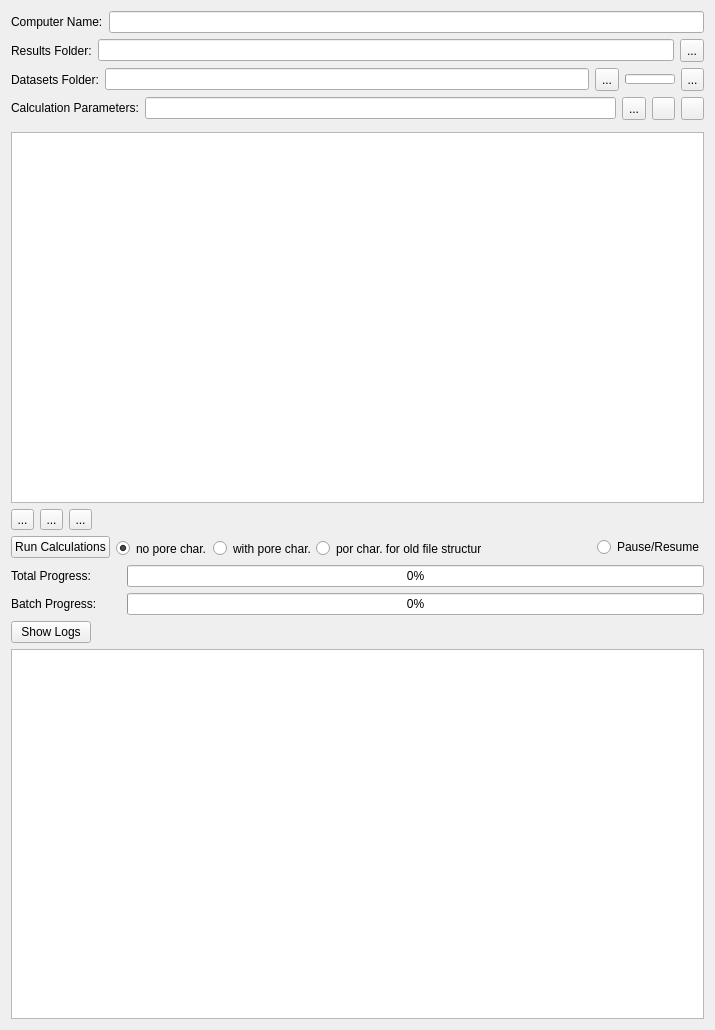
<?xml version="1.0" encoding="UTF-8"?>
<ui version="4.0">
 <class>ComputeSegmentations</class>
 <widget class="QWidget" name="ComputeSegmentations">
  <property name="geometry">
   <rect>
    <x>0</x>
    <y>0</y>
    <width>715</width>
    <height>1030</height>
   </rect>
  </property>
  <property name="windowTitle">
   <string>Compute Segmentations</string>
  </property>
  <layout class="QGridLayout" name="gridLayout">
   <item row="0" column="0">
    <layout class="QHBoxLayout" name="horizontalLayout_2">
     <item>
      <widget class="QLabel" name="label_2">
       <property name="text">
        <string>Computer Name:</string>
       </property>
      </widget>
     </item>
     <item>
      <widget class="QLineEdit" name="computerName"/>
     </item>
    </layout>
   </item>
   <item row="1" column="0">
    <layout class="QHBoxLayout" name="horizontalLayout_3">
     <item>
      <widget class="QLabel" name="label_3">
       <property name="text">
        <string>Results Folder:</string>
       </property>
      </widget>
     </item>
     <item>
      <widget class="QLineEdit" name="resultsFolder"/>
     </item>
     <item>
      <widget class="QToolButton" name="tbOpenResultsFolder">
       <property name="minimumSize">
        <size>
         <width>0</width>
         <height>23</height>
        </size>
       </property>
       <property name="text">
        <string>...</string>
       </property>
      </widget>
     </item>
    </layout>
   </item>
   <item row="2" column="0">
    <layout class="QHBoxLayout" name="horizontalLayout_4">
     <item>
      <widget class="QLabel" name="label_4">
       <property name="text">
        <string>Datasets Folder:</string>
       </property>
      </widget>
     </item>
     <item>
      <widget class="QLineEdit" name="datasetsFolder"/>
     </item>
     <item>
      <widget class="QToolButton" name="tbOpenDatasetsFolder">
       <property name="minimumSize">
        <size>
         <width>0</width>
         <height>23</height>
        </size>
       </property>
       <property name="text">
        <string>...</string>
       </property>
      </widget>
     </item>
     <item>
      <widget class="QProgressBar" name="pBDatasetPreviewProgress">
       <property name="sizePolicy">
        <sizepolicy hsizetype="MinimumExpanding" vsizetype="Fixed">
         <horstretch>0</horstretch>
         <verstretch>0</verstretch>
        </sizepolicy>
       </property>
       <property name="minimumSize">
        <size>
         <width>0</width>
         <height>0</height>
        </size>
       </property>
       <property name="maximumSize">
        <size>
         <width>50</width>
         <height>10</height>
        </size>
       </property>
       <property name="value">
        <number>0</number>
       </property>
       <property name="textVisible">
        <bool>false</bool>
       </property>
      </widget>
     </item>
     <item>
      <widget class="QToolButton" name="tbDatasetPreview">
       <property name="minimumSize">
        <size>
         <width>0</width>
         <height>0</height>
        </size>
       </property>
       <property name="maximumSize">
        <size>
         <width>23</width>
         <height>23</height>
        </size>
       </property>
       <property name="toolTip">
        <string>&lt;html&gt;&lt;head/&gt;&lt;body&gt;&lt;p&gt;Generates dataset preview (slice)&lt;/p&gt;&lt;/body&gt;&lt;/html&gt;</string>
       </property>
       <property name="text">
        <string>...</string>
       </property>
       <property name="icon">
        <iconset resource="../../open_iA/core/open_iA.qrc">
         <normaloff>:/images/preview.png</normaloff>:/images/preview.png</iconset>
       </property>
       <property name="iconSize">
        <size>
         <width>32</width>
         <height>32</height>
        </size>
       </property>
      </widget>
     </item>
    </layout>
   </item>
   <item row="3" column="0">
    <layout class="QHBoxLayout" name="horizontalLayout">
     <item>
      <widget class="QLabel" name="label">
       <property name="sizePolicy">
        <sizepolicy hsizetype="Fixed" vsizetype="Fixed">
         <horstretch>0</horstretch>
         <verstretch>0</verstretch>
        </sizepolicy>
       </property>
       <property name="text">
        <string>Calculation Parameters:</string>
       </property>
      </widget>
     </item>
     <item>
      <widget class="QLineEdit" name="csvFilename"/>
     </item>
     <item>
      <widget class="QToolButton" name="tbOpenCSV">
       <property name="minimumSize">
        <size>
         <width>0</width>
         <height>23</height>
        </size>
       </property>
       <property name="text">
        <string>...</string>
       </property>
      </widget>
     </item>
     <item>
      <widget class="QToolButton" name="tbReload">
       <property name="maximumSize">
        <size>
         <width>23</width>
         <height>23</height>
        </size>
       </property>
       <property name="text">
        <string/>
       </property>
       <property name="icon">
        <iconset resource="../../open_iA/core/open_iA.qrc">
         <normaloff>:/images/update.png</normaloff>:/images/update.png</iconset>
       </property>
       <property name="iconSize">
        <size>
         <width>32</width>
         <height>32</height>
        </size>
       </property>
      </widget>
     </item>
     <item>
      <widget class="QToolButton" name="tbSave">
       <property name="maximumSize">
        <size>
         <width>23</width>
         <height>23</height>
        </size>
       </property>
       <property name="text">
        <string/>
       </property>
       <property name="icon">
        <iconset resource="../../open_iA/core/open_iA.qrc">
         <normaloff>:/images/saveClass.png</normaloff>:/images/saveClass.png</iconset>
       </property>
       <property name="iconSize">
        <size>
         <width>32</width>
         <height>32</height>
        </size>
       </property>
      </widget>
     </item>
    </layout>
   </item>
   <item row="4" column="0" alignment="Qt::AlignLeft">
    <widget class="QWidget" name="dragWidget" native="true">
     <property name="sizePolicy">
      <sizepolicy hsizetype="Minimum" vsizetype="Preferred">
       <horstretch>0</horstretch>
       <verstretch>0</verstretch>
      </sizepolicy>
     </property>
     <layout class="QHBoxLayout" name="horizontalLayout_8">
      <property name="leftMargin">
       <number>0</number>
      </property>
      <property name="topMargin">
       <number>0</number>
      </property>
      <property name="rightMargin">
       <number>0</number>
      </property>
      <property name="bottomMargin">
       <number>0</number>
      </property>
     </layout>
    </widget>
   </item>
   <item row="5" column="0">
    <widget class="QTableWidget" name="tableWidget"/>
   </item>
   <item row="6" column="0">
    <layout class="QHBoxLayout" name="horizontalLayout_9">
     <item alignment="Qt::AlignLeft">
      <widget class="QToolButton" name="tbRemoveRow">
       <property name="sizePolicy">
        <sizepolicy hsizetype="Fixed" vsizetype="Fixed">
         <horstretch>0</horstretch>
         <verstretch>0</verstretch>
        </sizepolicy>
       </property>
       <property name="maximumSize">
        <size>
         <width>23</width>
         <height>23</height>
        </size>
       </property>
       <property name="toolTip">
        <string>&lt;html&gt;&lt;head/&gt;&lt;body&gt;&lt;p&gt;Remove row from table&lt;/p&gt;&lt;/body&gt;&lt;/html&gt;</string>
       </property>
       <property name="text">
        <string>...</string>
       </property>
       <property name="icon">
        <iconset resource="../../open_iA/core/open_iA.qrc">
         <normaloff>:/images/rem_sel.png</normaloff>:/images/rem_sel.png</iconset>
       </property>
       <property name="iconSize">
        <size>
         <width>32</width>
         <height>32</height>
        </size>
       </property>
      </widget>
     </item>
     <item alignment="Qt::AlignLeft">
      <widget class="QToolButton" name="tbSaveTable">
       <property name="sizePolicy">
        <sizepolicy hsizetype="Fixed" vsizetype="Fixed">
         <horstretch>0</horstretch>
         <verstretch>0</verstretch>
        </sizepolicy>
       </property>
       <property name="maximumSize">
        <size>
         <width>23</width>
         <height>23</height>
        </size>
       </property>
       <property name="toolTip">
        <string>&lt;html&gt;&lt;head/&gt;&lt;body&gt;&lt;p&gt;Save table (csv)&lt;/p&gt;&lt;/body&gt;&lt;/html&gt;</string>
       </property>
       <property name="text">
        <string>...</string>
       </property>
       <property name="icon">
        <iconset resource="../../open_iA/core/open_iA.qrc">
         <normaloff>:/images/saveClass.png</normaloff>:/images/saveClass.png</iconset>
       </property>
       <property name="iconSize">
        <size>
         <width>32</width>
         <height>32</height>
        </size>
       </property>
      </widget>
     </item>
     <item alignment="Qt::AlignLeft">
      <widget class="QToolButton" name="tbLoadTable">
       <property name="sizePolicy">
        <sizepolicy hsizetype="Fixed" vsizetype="Fixed">
         <horstretch>0</horstretch>
         <verstretch>0</verstretch>
        </sizepolicy>
       </property>
       <property name="minimumSize">
        <size>
         <width>0</width>
         <height>0</height>
        </size>
       </property>
       <property name="maximumSize">
        <size>
         <width>23</width>
         <height>23</height>
        </size>
       </property>
       <property name="toolTip">
        <string>&lt;html&gt;&lt;head/&gt;&lt;body&gt;&lt;p&gt;Load table (csv)&lt;/p&gt;&lt;/body&gt;&lt;/html&gt;</string>
       </property>
       <property name="text">
        <string>...</string>
       </property>
       <property name="icon">
        <iconset resource="../../open_iA/core/open_iA.qrc">
         <normaloff>:/images/load.png</normaloff>:/images/load.png</iconset>
       </property>
       <property name="iconSize">
        <size>
         <width>32</width>
         <height>32</height>
        </size>
       </property>
      </widget>
     </item>
     <item>
      <spacer name="horizontalSpacer">
       <property name="orientation">
        <enum>Qt::Horizontal</enum>
       </property>
       <property name="sizeHint" stdset="0">
        <size>
         <width>40</width>
         <height>20</height>
        </size>
       </property>
      </spacer>
     </item>
    </layout>
   </item>
   <item row="7" column="0">
    <layout class="QHBoxLayout" name="horizontalLayout_7">
     <item>
      <widget class="QPushButton" name="pbRunCalculations">
       <property name="sizePolicy">
        <sizepolicy hsizetype="Fixed" vsizetype="Fixed">
         <horstretch>0</horstretch>
         <verstretch>0</verstretch>
        </sizepolicy>
       </property>
       <property name="text">
        <string>Run Calculations</string>
       </property>
      </widget>
     </item>
     <item alignment="Qt::AlignHCenter|Qt::AlignVCenter">
      <widget class="QGroupBox" name="gbPoreChars">
       <property name="minimumSize">
        <size>
         <width>380</width>
         <height>23</height>
        </size>
       </property>
       <property name="font">
        <font>
         <weight>50</weight>
         <bold>false</bold>
         <kerning>false</kerning>
        </font>
       </property>
       <property name="styleSheet">
        <string notr="true">border: noborder;</string>
       </property>
       <property name="title">
        <string/>
       </property>
       <property name="flat">
        <bool>true</bool>
       </property>
       <property name="checkable">
        <bool>false</bool>
       </property>
       <widget class="QRadioButton" name="rbNewPipelineData">
        <property name="geometry">
         <rect>
          <x>97</x>
          <y>4</y>
          <width>111</width>
          <height>17</height>
         </rect>
        </property>
        <property name="toolTip">
         <string>&lt;html&gt;&lt;head/&gt;&lt;body&gt;&lt;p&gt;Calculates the pore characteristics for every defined pipeline in the table &lt;/p&gt;&lt;/body&gt;&lt;/html&gt;</string>
        </property>
        <property name="text">
         <string>with pore char.</string>
        </property>
        <property name="checked">
         <bool>false</bool>
        </property>
       </widget>
       <widget class="QRadioButton" name="rbExistingPipelineData">
        <property name="geometry">
         <rect>
          <x>200</x>
          <y>4</y>
          <width>165</width>
          <height>17</height>
         </rect>
        </property>
        <property name="toolTip">
         <string>&lt;html&gt;&lt;head/&gt;&lt;body&gt;&lt;p&gt;Calculates the pore characteristics for all the existing pipeline data in the results folder &lt;/p&gt;&lt;/body&gt;&lt;/html&gt;</string>
        </property>
        <property name="text">
         <string>por char. for old file structure</string>
        </property>
       </widget>
       <widget class="QRadioButton" name="rbNewPipelineDataNoPores">
        <property name="geometry">
         <rect>
          <x>0</x>
          <y>4</y>
          <width>111</width>
          <height>17</height>
         </rect>
        </property>
        <property name="toolTip">
         <string>&lt;html&gt;&lt;head/&gt;&lt;body&gt;&lt;p&gt;Calculates no pore charcteristics for the defined pipelines in the table&lt;br/&gt;&lt;/p&gt;&lt;/body&gt;&lt;/html&gt;</string>
        </property>
        <property name="text">
         <string>no pore char.</string>
        </property>
        <property name="checked">
         <bool>true</bool>
        </property>
       </widget>
      </widget>
     </item>
     <item>
      <spacer name="horizontalSpacer_2">
       <property name="orientation">
        <enum>Qt::Horizontal</enum>
       </property>
       <property name="sizeHint" stdset="0">
        <size>
         <width>40</width>
         <height>20</height>
        </size>
       </property>
      </spacer>
     </item>
     <item>
      <widget class="QRadioButton" name="rbPause">
       <property name="sizePolicy">
        <sizepolicy hsizetype="Fixed" vsizetype="Fixed">
         <horstretch>0</horstretch>
         <verstretch>0</verstretch>
        </sizepolicy>
       </property>
       <property name="text">
        <string>Pause/Resume</string>
       </property>
      </widget>
     </item>
    </layout>
   </item>
   <item row="8" column="0">
    <layout class="QVBoxLayout" name="verticalLayout">
     <item>
      <layout class="QHBoxLayout" name="horizontalLayout_5">
       <item>
        <widget class="QLabel" name="label_5">
         <property name="sizePolicy">
          <sizepolicy hsizetype="Fixed" vsizetype="Preferred">
           <horstretch>0</horstretch>
           <verstretch>0</verstretch>
          </sizepolicy>
         </property>
         <property name="minimumSize">
          <size>
           <width>110</width>
           <height>0</height>
          </size>
         </property>
         <property name="maximumSize">
          <size>
           <width>110</width>
           <height>16777215</height>
          </size>
         </property>
         <property name="text">
          <string>Total Progress: </string>
         </property>
        </widget>
       </item>
       <item>
        <widget class="QProgressBar" name="totalProgress">
         <property name="value">
          <number>0</number>
         </property>
        </widget>
       </item>
      </layout>
     </item>
     <item>
      <layout class="QHBoxLayout" name="horizontalLayout_6">
       <item>
        <widget class="QLabel" name="label_6">
         <property name="sizePolicy">
          <sizepolicy hsizetype="Fixed" vsizetype="Preferred">
           <horstretch>0</horstretch>
           <verstretch>0</verstretch>
          </sizepolicy>
         </property>
         <property name="minimumSize">
          <size>
           <width>110</width>
           <height>0</height>
          </size>
         </property>
         <property name="maximumSize">
          <size>
           <width>110</width>
           <height>16777215</height>
          </size>
         </property>
         <property name="text">
          <string>Batch Progress:</string>
         </property>
        </widget>
       </item>
       <item>
        <widget class="QProgressBar" name="batchProgress">
         <property name="value">
          <number>0</number>
         </property>
        </widget>
       </item>
      </layout>
     </item>
    </layout>
   </item>
   <item row="9" column="0">
    <widget class="QPushButton" name="pbShowLogs">
     <property name="sizePolicy">
      <sizepolicy hsizetype="Fixed" vsizetype="Fixed">
       <horstretch>0</horstretch>
       <verstretch>0</verstretch>
      </sizepolicy>
     </property>
     <property name="text">
      <string>Show Logs</string>
     </property>
    </widget>
   </item>
   <item row="10" column="0">
    <widget class="QListWidget" name="Logs">
     <property name="alternatingRowColors">
      <bool>true</bool>
     </property>
     <property name="selectionMode">
      <enum>QAbstractItemView::ExtendedSelection</enum>
     </property>
     <property name="selectionBehavior">
      <enum>QAbstractItemView::SelectRows</enum>
     </property>
    </widget>
   </item>
  </layout>
 </widget>
 <resources>
  <include location="../../open_iA/core/open_iA.qrc"/>
 </resources>
 <connections/>
</ui>
